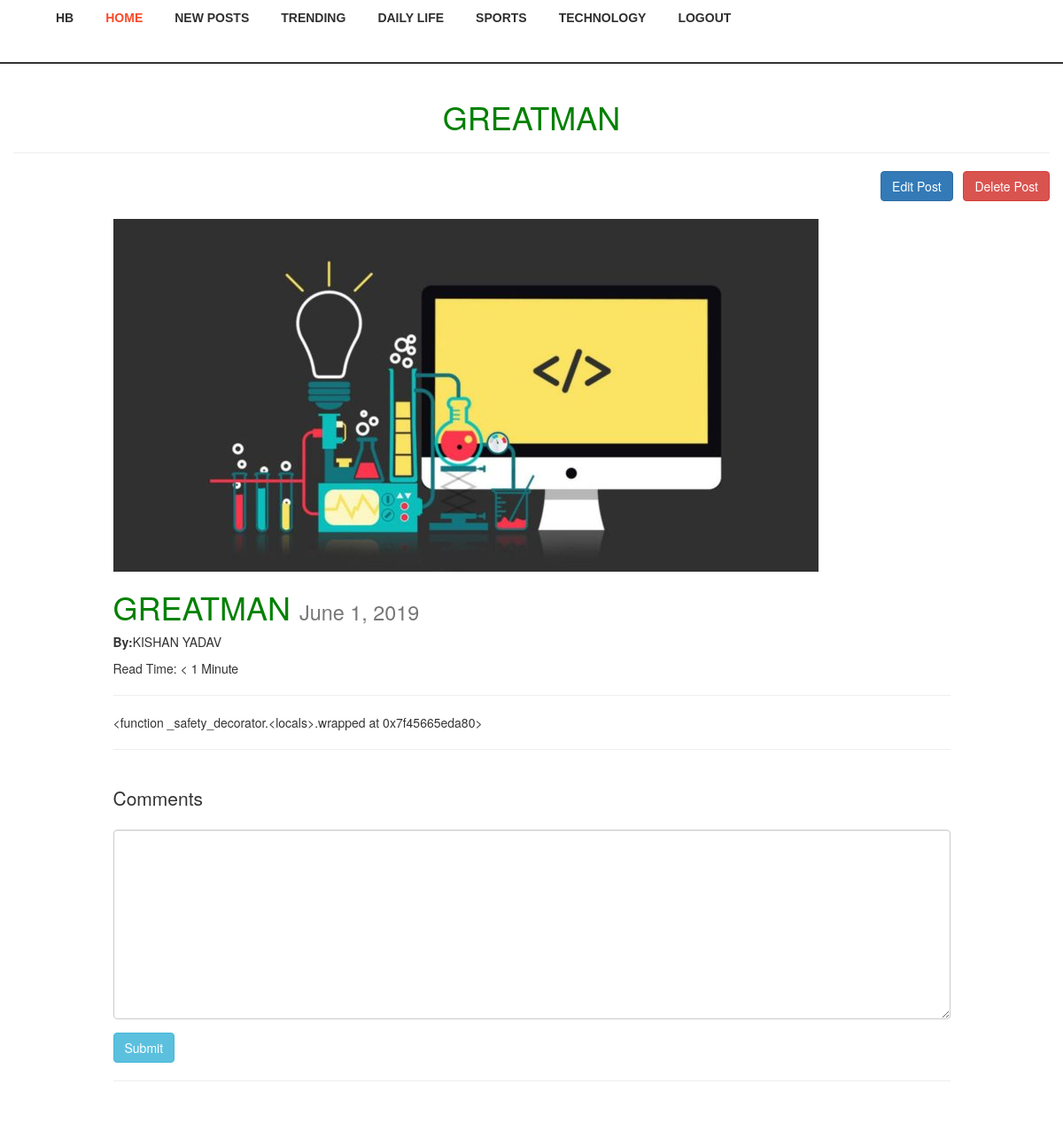
Page /new-begining/ (signed in) on the committed database.
### posts/models.py (models this page shows, shortened)
class Post(models.Model):
	user = models.ForeignKey(settings.AUTH_USER_MODEL,default=1)
	title = models.CharField(max_length=120)
	slug = models.SlugField(unique=True)
	content = models.TextField()
	image = models.ImageField(
		upload_to='media',
		null=True,
		blank=True,
		width_field = 'width_field',
		height_field = 'height_field')
	height_field = models.IntegerField(default=0,null=True)
	width_field = models.IntegerField(default=0,null=True)
	draft = models.BooleanField(default=False)
	publish = models.DateField(auto_now=False,auto_now_add=False)
	read_time = models.IntegerField(default=0) #models.TimeField(null=True,blank=True) #  #assume Minute
	update = models.DateTimeField(auto_now=True,auto_now_add=False)
	timestamp = models.DateTimeField(auto_now=True,auto_now_add=False)
	objects = PostManager()
	def get_absolute_url(self):
		return reverse('posts:details',kwargs={'slug':self.slug})
	class Meta:
		ordering = ["-timestamp","-update"]
	def get_markdown(self):
		content = self.content
		markdown_text = markdown(content)
		return mark_safe(markdown_text)
	@property
	def comments(self):
		instance = self
		qs = Comment.objects.filter_by_instance(instance)
		return qs
	@property
	def get_content_type(self):
		instance = self
		content_type = ContentType.objects.get_for_model(instance.__class__)
		return content_type

### posts/views.py (the view, shortened to what this page needs)
# urls.py: url(r'^(?P<slug>[\w-]+)/$',post_detail,name="details"),
def post_detail(request,slug=None):
	instance = get_object_or_404(Post,slug=slug)
	if instance.publish > timezone.now().date() or instance.draft:
		if not request.user.is_staff or not request.user.is_superuser:
			raise Http404
	comments = instance.comments #Comment.objects.filter_by_instance(instance)
	initial_data = {
			"content_type" : instance.get_content_type,
			"object_id"    :     instance.id,
	}
	form = CommentForm(request.POST or None, initial=initial_data)
	context={
		'title':instance.title,
		'instance':instance,
		'comments':comments,
		'comment_form':form,
	}
	return render(request,'post_details.html',context)

### comments/forms.py
class CommentForm(forms.Form):
	content_type = forms.CharField(widget=forms.HiddenInput)
	object_id = forms.IntegerField(widget=forms.HiddenInput)
	content = forms.CharField(label='',widget=forms.Textarea)

### comments/models.py (called while the page is built)
	def filter_by_instance(self, instance):
		content_type = ContentType.objects.get_for_model(instance.__class__)
		obj_id = instance.id
		qs = super(CommentManager,self).filter(content_type=content_type, object_id=obj_id).filter(parent=None)
		return qs

### templates/post_details.html (shortened to what this page needs)
{% extends "base.html" %}
{% load staticfiles %}
{% load crispy_forms_tags %}
{% block content %}
<div class="container">
	<div class="row">
		<center><h1>{{ title|upper }}</h1><hr></center>
		{% if request.user.is_staff or request.user.is_superuser %}
		<a href="{% url 'posts:post_delete' instance.slug %}"><button class="btn btn-danger pull-right">Delete Post
		</button></a>
		<a href="{% url 'posts:post_update' instance.slug %}"><button class="btn btn-primary pull-right ed" href=>Edit Post</button></a>
		{% endif %}
	</div></div>
<br>
<div class="container">
	<div class="row">
		<div class="col-md-10 col-md-offset-1">
	{% if instance.image %}
			<img src="{{ instance.image.url }}" class="img-responsive">
	{% endif %}
		<h1>{{ title|upper }} <small>{% if instance.draft %}<span style="color:red;">Draft</span>{% endif %} {{ instance.publish }}</small></h1>
		{% if instance.user.get_full_name %}
			<p><b>By:</b>{{ instance.user.get_full_name|upper }}</p>
		{% endif %}
		<p>Read Time:{% if instance.read_time <= 1 %} < 1 Minute {% else %} {{ instance.read_time }} minutes{% endif %}</p>
<hr>
<div class="row">
	<div class="col-sm-12">
		<div class="post_details_items">{{ instance.get_markdown }}</div><hr><br>
	<div>
		<p class="lead">Comments</p>
		{% if request.user.is_authenticated %}
		<form method="POST" action=".">{% csrf_token %}
			{{comment_form|crispy}}
			<input type="submit" name="post comment" class="btn btn-info">
		</form>
		{% else %}
		<p>You must Login to comment</p>
		{% endif %}
		<hr>
		</div>
	</div>
	</div>
	</div>
	</div>
</div><br><br>
{% endblock content %}

### static/css/base.css (style rules this page uses)
h1 { color:green; }

### templates/post_details.html (style rules this page uses)
.ed { margin-right:1%; }

### rows in the picture
Post: title "GREATMAN", image (picture), publish "June 1, 2019", user.get_full_name "KISHAN YADAV", get_markdown "<function _safety_decorator.<locals>.wrapped at 0x7f45665eda80>"
